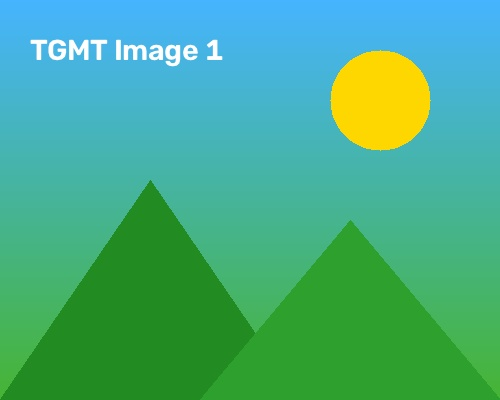
#> input picture image1.jpg, 500 x 400 px
$ python bai2.py
#> lines starting #> are read from the running program, lines starting #| are printed output that depends on the picture
import sys
if sys.stdout.encoding and sys.stdout.encoding.lower() != 'utf-8':
    sys.stdout.reconfigure(encoding='utf-8')

import cv2
import numpy as np
import os
import tkinter as tk
from tkinter import filedialog

def choose_image():
    root = tk.Tk()
    root.withdraw()
    root.attributes('-topmost', True)
    path = filedialog.askopenfilename(
        title="Chọn ảnh màu để chuyển đổi hệ màu",
        filetypes=[("Tệp hình ảnh", "*.jpg *.jpeg *.png *.bmp *.webp"), ("Tất cả tệp", "*.*")]
    )
#> the answer given: image1.jpg
    root.destroy()
    if not path:
        path = os.path.join(os.path.dirname(os.path.abspath(__file__)), "image1.jpg")
    return path

def prepare(img, title, w=340, h=260):
    if len(img.shape) == 2:
        bgr = cv2.cvtColor(img, cv2.COLOR_GRAY2BGR)
    else:
        bgr = img
    res = cv2.resize(bgr, (w, h))
    banner = np.zeros((36, w, 3), dtype=np.uint8)
    banner[:] = (45, 45, 45)
    cv2.putText(banner, title, (10, 24), cv2.FONT_HERSHEY_SIMPLEX, 0.55, (255, 255, 255), 1, cv2.LINE_AA)
    cv2.rectangle(res, (0, 0), (w - 1, h - 1), (80, 80, 80), 1)
    return np.vstack([banner, res])

image_path = choose_image()
print(f"Đang xử lý ảnh: {image_path}")

img_bgr = cv2.imdecode(np.fromfile(image_path, dtype=np.uint8), cv2.IMREAD_COLOR)
#> img_bgr is the input picture: shape (400, 500, 3); mean B, G, R 131.8, 173.1, 70.1
img_gray = cv2.cvtColor(img_bgr, cv2.COLOR_BGR2GRAY)
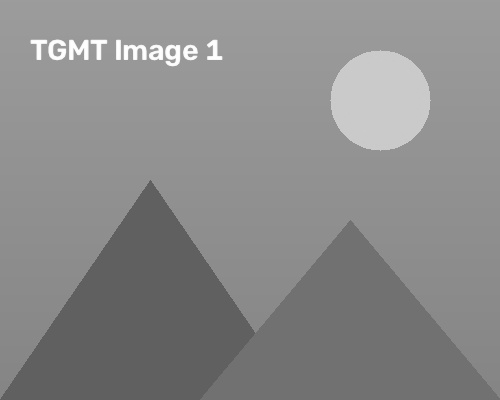
#> img_gray: shape (400, 500); min 90, max 255, mean 137.7
img_hsv = cv2.cvtColor(img_bgr, cv2.COLOR_BGR2HSV)
#> img_hsv: shape (400, 500, 3); mean H, S, V 77.3, 172.6, 186.9

# Hiển thị cả 3 ảnh trong CÙNG 1 CỬA SỔ
c1 = prepare(img_bgr, "1. Anh goc (BGR)")
#> in prepare, `cv2.rectangle(res, (0, 0), (w - 1, h - 1), (80, 80, 80), 1)`:
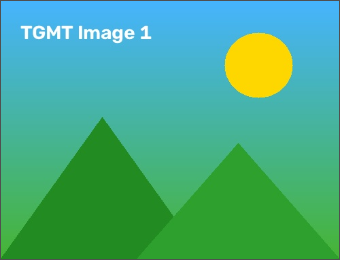
#> res: shape (260, 340, 3); mean B, G, R 130.8, 171.8, 70.3
#> in prepare, `return np.vstack([banner, res])`:
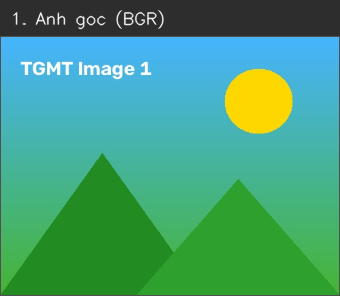
#> returned value: shape (296, 340, 3); mean of channels 0, 1, 2 121.3, 157.3, 68.1; drawn as B, G, R
c2 = prepare(img_gray, "2. Grayscale (Muc xam)")
#> call 2 of prepare, with title = '2. Grayscale (Muc xam)', w = 340, h = 260
#> in prepare (call 2), `cv2.rectangle(res, (0, 0), (w - 1, h - 1), (80, 80, 80), 1)`:
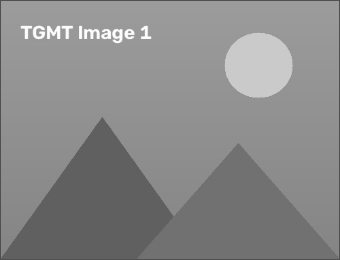
#> res: shape (260, 340, 3); min 80, max 255, mean 136.9
#> in prepare (call 2), `return np.vstack([banner, res])`:
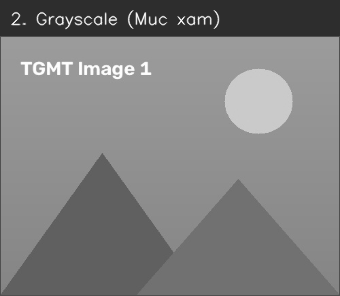
#> returned value: shape (296, 340, 3); min 45, max 255, mean 126.9
c3 = prepare(img_hsv, "3. He mau HSV")
#> call 3 of prepare, with title = '3. He mau HSV', w = 340, h = 260
#> in prepare (call 3), `res = cv2.resize(bgr, (w, h))`: res: shape (260, 340, 3); mean H, S, V 77.3, 172.6, 186.9
#> in prepare (call 3), `cv2.rectangle(res, (0, 0), (w - 1, h - 1), (80, 80, 80), 1)`: res: shape (260, 340, 3); mean H, S, V 77.3, 171.3, 185.3
#> in prepare (call 3), `return np.vstack([banner, res])`:
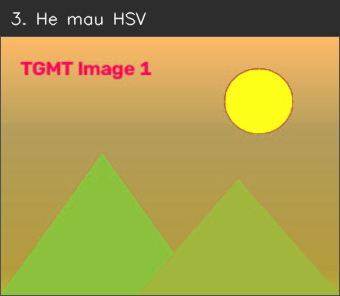
#> returned value: shape (296, 340, 3); mean of channels 0, 1, 2 74.1, 156.6, 168.9; drawn as B, G, R

canvas = np.hstack([c1, c2, c3])
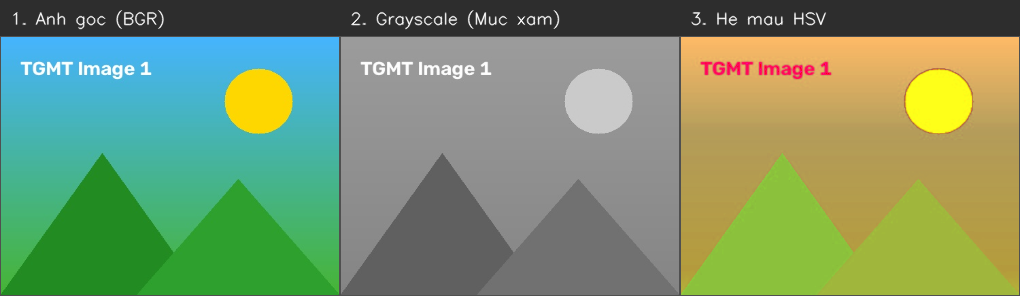
#> canvas: shape (296, 1020, 3); mean B, G, R 107.4, 146.9, 121.3
cv2.imshow("Bai 2 - He mau BGR, Grayscale va HSV (Cung 1 cua so)", canvas)

print("Nhấn phím bất kỳ trên cửa sổ ảnh để đóng...")
cv2.waitKey(0)
cv2.destroyAllWindows()
print("Hoàn thành Bài tập 2!")
